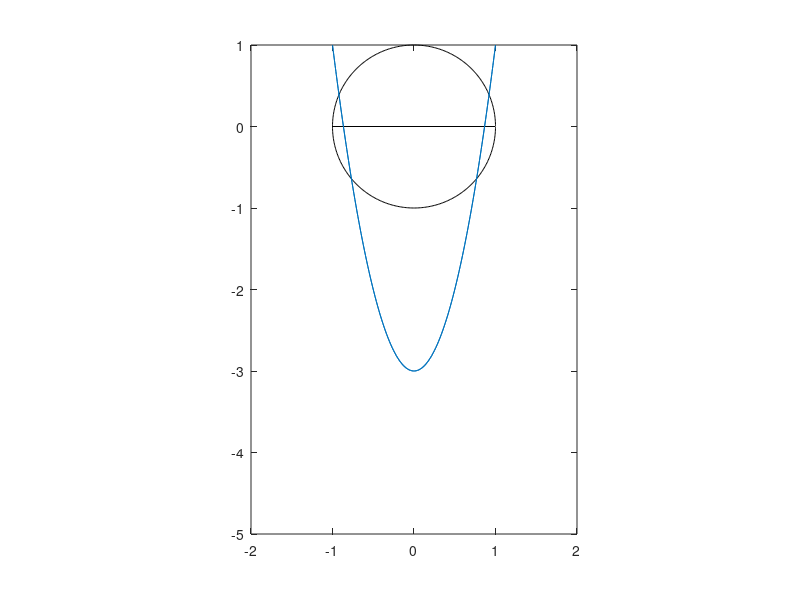

This figure's MATLAB source:
% Example: Flow over a cylinder with circulation
clear;clc
V = 1; mu = 1; Gamma = -0; R = sqrt(mu/V);
N = 360; dthe = 2*pi/N;
the = 0:dthe:2*pi;
for n = 1:length(the)-1
    them(n) = the(n) + dthe/2;
    x(n) = R*cos(them(n)); y(n) = R*sin(them(n));
    u(n) = V + V*R^2*(y(n)^2 - x(n)^2)/(x(n)^2 + y(n)^2)^2  ...
         - Gamma/2/pi*y(n)/(x(n)^2+y(n)^2);
    v(n) = -2*V*R^2*y(n)*x(n)/(x(n)^2 + y(n)^2)^2 ...
         + Gamma/2/pi*x(n)/(x(n)^2+y(n)^2);
    ut(n) = -u(n)*sin(them(n)) + v(n)*cos(them(n));
    ur(n) = u(n)*cos(them(n)) + v(n)*sin(them(n));
    Cp(n) = 1 - (u(n)^2+v(n)^2)/V^2;
end
 plot(x,y,'k',[-1 1],[0 0],'k'),axis image, hold on
 plot(x,Cp),axis([-2 2 -5 1]), hold off
 CL = -sum(Cp.*sin(them))*dthe
 CLexact = -2*Gamma/R/V
 for mm=1:length(the)-1
     them(mm) = the(mm) + dthe/2;
     uthe(mm) = -2*sin(them(mm)) + Gamma/2/pi/R/V;
    Cp2(mm) = 1 - uthe(mm)^2;
 end
 CL2 = -sum(Cp2.*sin(them))*dthe
